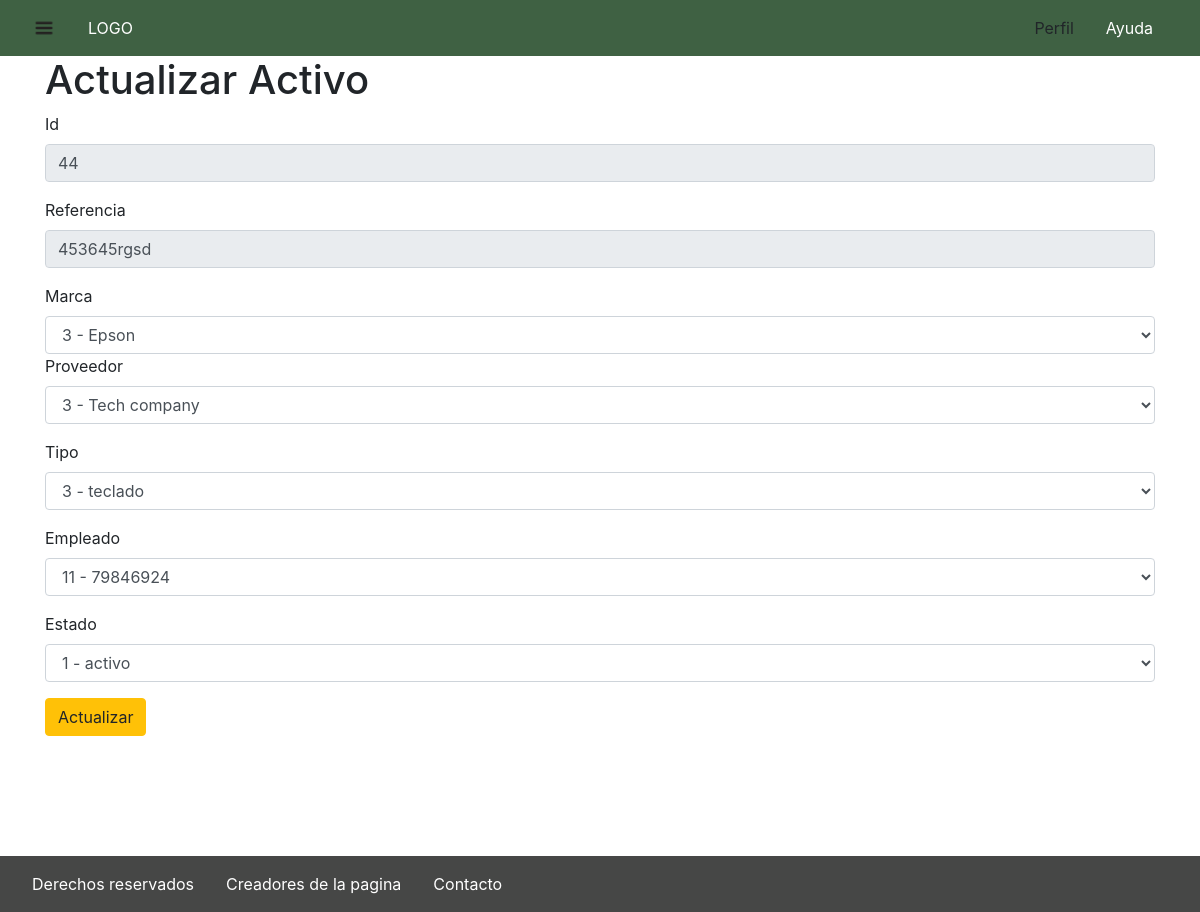
Page /index.php?cl=activos&me=actualizarActivo&Id=44 (signed in) on the committed database.
### tables this page shows
CREATE TABLE `activo` (
  `id_activo` int(11) NOT NULL,
  `referencia_activo` varchar(20) DEFAULT NULL,
  `id_marca` int(11) DEFAULT NULL,
  `id_proveedor` int(11) DEFAULT NULL,
  `id_tipo_activo` int(11) DEFAULT NULL,
  `id_empleado` int(11) DEFAULT NULL,
  `id_estado` int(11) DEFAULT NULL,
  `cantidad` int(11) DEFAULT 0
);

### lib/templates.php (called while the page is built)
<?php
include 'templates/header.php';
include 'templates/aside.php';
include 'templates/'.$this->view.'.php';
include 'templates/footer.php';
?>

### controller/activos.php (called while the page is built, shortened)
<?php
class activos extends Controller{
    function __construct()
    {
        $this->factoryModel=new factoryModel();
    }
    function actualizarActivo(){
        $this->title="Actualizar Activo";
        if ($_GET['Id']){
            $filtros=['id_activo'=>$_GET['Id']];
            $this->model->index_($filtros);
            $activo=$this->model->data;
            $this->model->select_($filtros);
            $activo_select=$this->model->data;
            $marca=$this->factoryModel->validateModel("marca");
            $marca->select_("");
            $proveedor=$this->factoryModel->validateModel("proveedor");
            $proveedor->select_("");
            $tipo_activo=$this->factoryModel->validateModel("tipo_activo");
            $tipo_activo->select_("");
            $empleado=$this->factoryModel->validateModel("empleado");
            $empleado->select_("");
            $estado=$this->factoryModel->validateModel("estado");
            $estado->select_("");
            $opciones=array(
                'marca'=>$marca->data,
                'proveedor'=>$proveedor->data,
                'tipo_activo'=>$tipo_activo->data,
                'empleado'=>$empleado->data,
                'estado'=>$estado->data
            );
            $datos=array(
                'datos'=>$activo,
                'datos_select'=>$activo_select,
                'opciones'=>$opciones
            );
        }
        include 'lib/templates.php';
    }
}
?>

### lib/controller.php (called while the page is built, shortened)
<?php
class Controller {
    public function __construct($model)
    {
        $this->model=new $model;
    }
}
?>

### lib/conn.php (called while the page is built, shortened)
<?php
class conn extends constantes{
    protected $dbo;
    function __construct()
    {
        try {
            $this->dsn = "mysql:host=" . $this->HOST_LOCAL . ";dbname=" . $this->DBNAME;
            $options = array(
                PDO::ATTR_ERRMODE => PDO::ERRMODE_EXCEPTION,
                PDO::ATTR_DEFAULT_FETCH_MODE => PDO::FETCH_ASSOC,
                PDO::ATTR_PERSISTENT=>true
            );
            $this->dbo = new PDO($this->dsn, $this->USER_LOCAL, $this->PASSWORD_LOCAL, $options);
        } catch (PDOException $e) {
            $this->messageError = $e->getMessage();
            ob_start();
            include "templates/error.php";
            $this->vistaError = ob_get_clean();
        }
    }
    public function prepararSentencia($sqlquery, $filtros)
    {
        try {
            $this->stmt = $this->dbo->prepare($sqlquery);
            if ($filtros) {
                foreach ($filtros as $key => $value) {
                    if (!empty($value)) {
                        if (is_numeric($value)) {
                            $this->stmt->bindValue(':' . $key, $value, PDO::PARAM_INT);
                            continue;
                        }
                    }
                }
            }
            $this->stmt->execute();
        } catch (PDOException $e) {
            $this->messageError = $e->getMessage();
            ob_start();
            include "templates/error.php";
            $this->vistaError = ob_get_clean();
        }
    }
}

### lib/model.php (called while the page is built, shortened)
<?php
class model extends conn implements iadministracion{
public function select($query,$filtros){
    $formatear=new formatearConsulta();
        $query.=$formatear->select($filtros);
        $this->prepararSentencia($query,$filtros);
         if($this->stmt){
            $this->data=$this->stmt->fetchAll();
        }
}
}
?>

### model/activos.php (called while the page is built, shortened)
<?php
class activo_m extends model {
    public function select_($filtros){
        $query="SELECT id_activo as 'Id', referencia_activo as 'Referencia',m.nombre_marca as 'Marca',p.nombreContacto_proveedor as 'Contacto de Proveedor',ta.nombre_tipo_activo as 'Tipo',e.documento_empleado as 'Empleado',es.nombre_estado as 'Estado',cantidad as 'Cantidad' FROM activo a";
        $query.=" LEFT JOIN marca m ON m.id_marca=a.id_marca";
        $query.=" LEFT JOIN proveedor p ON p.id_proveedor=a.id_proveedor";
        $query.=" LEFT JOIN tipo_activo ta ON ta.id_tipo_activo=a.id_tipo_activo";
        $query.=" LEFT JOIN empleado e ON e.id_empleado=a.id_empleado";
        $query.=" LEFT JOIN estado es ON es.id_estado=a.id_estado";
        $this->select($query,$filtros);
        }
        public function index_($filtros){
            $query="SELECT * FROM activo a";
        $this->select($query,$filtros);
        }
}
?>

### lib/factoryModel.php (called while the page is built, shortened)
<?php
class factoryModel{
    function validateModel($model):model
    {
        switch ($model) {
            case 'tipo_activo':
                return new tipo_activo_m;
                break;
            case 'proveedor':
                return new proveedor_m;
                break;
            case 'marca':
                return new marca_m;
                break;
            case 'empleado':
                return new empleado_m;
                break;
            case 'estado':
                return new estad_m;
                break;
        }
    }
}
?>

### model/marca.php (called while the page is built, shortened)
<?php
    class marca_m extends model{
        function select_($filtros){
            $query="SELECT id_marca	 as 'Id', codigo_marca as 'Codigo',nombre_marca as 'Nombre' FROM marca ";
            $this->select($query,$filtros);
        }
    }
?>

### model/proveedor.php (called while the page is built, shortened)
<?php
    class proveedor_m extends model{
        function select_($filtros){
            $query="SELECT id_proveedor as 'Id',	codigo_proveedor as 'Codigo',	nombreContacto_proveedor as 'Nombre de Contacto',	correo_proveedor as 'Correo',	telefono_proveedor  as 'Telefono' FROM proveedor ";
            $this->select($query,$filtros);
        }
    }
?>

### model/tipo_activo.php (called while the page is built, shortened)
<?php
class tipo_activo_m extends model{
    function select_($filtros){
        $query="SELECT id_tipo_activo as 'Id',code_tipo_activo as 'Codigo',	nombre_tipo_activo  as 'Nombre' FROM tipo_activo";
        $this->select($query,$filtros);
        }
}
?>

### model/empleado.php (called while the page is built, shortened)
<?php
class empleado_m extends model{
    public function select_($filtros){
        $query=" SELECT  id_empleado as 'Id', documento_empleado as 'Documento',telefono_empleado as 'Telefono',correo_empleado as 'Correo',nombre_departamento as 'Departamento'";
        $query.=" FROM empleado E LEFT JOIN departamento D ON E.id_departamento=D.id_departamento";
        $this->select($query,$filtros);
        }
}
?>

### model/estado.php (called while the page is built, shortened)
<?php
class estad_m extends model {
    public function select_($filtros){
        $query="SELECT id_estado as 'Id', nombre_estado as 'Nombre' from estado";
        $this->select($query,$filtros);
        }
}
?>

### templates/actualizarActivo.php (the view, shortened to what this page needs)
<div class="container">
    <h1><?php echo isset($this->title) ? $this->title : "" ?></h1>
    <form action="?cl=activos&me=confirmarActualizacion" method="POST">
        <div class="form-group">
        <label for="id_activo">Id</label>
        <input class="form-control" type="text" name="id_activo_where"  value=<?=$datos['datos'][0]['id_activo']?> required disabled>
        </div>
        <div class="form-group">
        <label for="referencia_activo">Referencia</label>
        <input class="form-control" type="text" name="referencia_activo_where" value=<?=$datos['datos'][0]['referencia_activo']?> required disabled>
    </div>
        <label for="id_marca">Marca</label>
        <select class="form-control" class="form-control" name="id_marca_set" id="">
        <option value=<?=$datos['datos'][0]['id_marca']?>><?=$datos['datos'][0]['id_marca']?> - <?=$datos['datos_select'][0]['Marca']?></option>
        </select>
    <div class="form-group">
    <label for="id_proveedor">Proveedor</label>
        <select class="form-control" name="id_proveedor_set" id="">
    <option value=<?=$datos['datos'][0]['id_proveedor']?>><?=$datos['datos'][0]['id_proveedor']?> - <?=$datos['datos_select'][0]['Contacto de Proveedor']?></option>
    </select>
    </div>
    <div class="form-group">
    <label for="id_tipo_activo">Tipo</label>
    <select class="form-control" name="id_tipo_activo_set" id="">
        <option value=<?=$datos['datos'][0]['id_tipo_activo']?>><?=$datos['datos'][0]['id_tipo_activo']?> - <?=$datos['datos_select'][0]['Tipo']?></option>
         </select>
    </div>
        <div class="form-group">
        <label for="id_empleado">Empleado</label>
         <select class="form-control" name="id_empleado_set" id="">
        <option value=<?=$datos['datos'][0]['id_empleado']?>><?=$datos['datos'][0]['id_empleado']?> - <?=$datos['datos_select'][0]['Empleado']?></option>
        </select>
        </div>
        <div class="form-group">
        <label for="id_estado">Estado</label>
        <select class="form-control" name="id_estado_set" id="">
        <option value=<?=$datos['datos'][0]['id_estado']?>><?=$datos['datos'][0]['id_estado']?> - <?=$datos['datos_select'][0]['Estado']?></option>
        </select>
        </div>
        <button name="ActualizarActivo" class="btn btn-warning" type="submit">Actualizar</button>
    </form>
</div>
</section>
</div>

### rows in the picture
activo: id_activo_where "44", referencia_activo_where "453645rgsd", id_marca_set "3 - Epson", id_proveedor_set "3 - Tech company", id_tipo_activo_set "3 - teclado", id_empleado_set "11 - 79846924", id_estado_set "1 - activo"

### other values in the picture
$this->title "Actualizar Activo"
